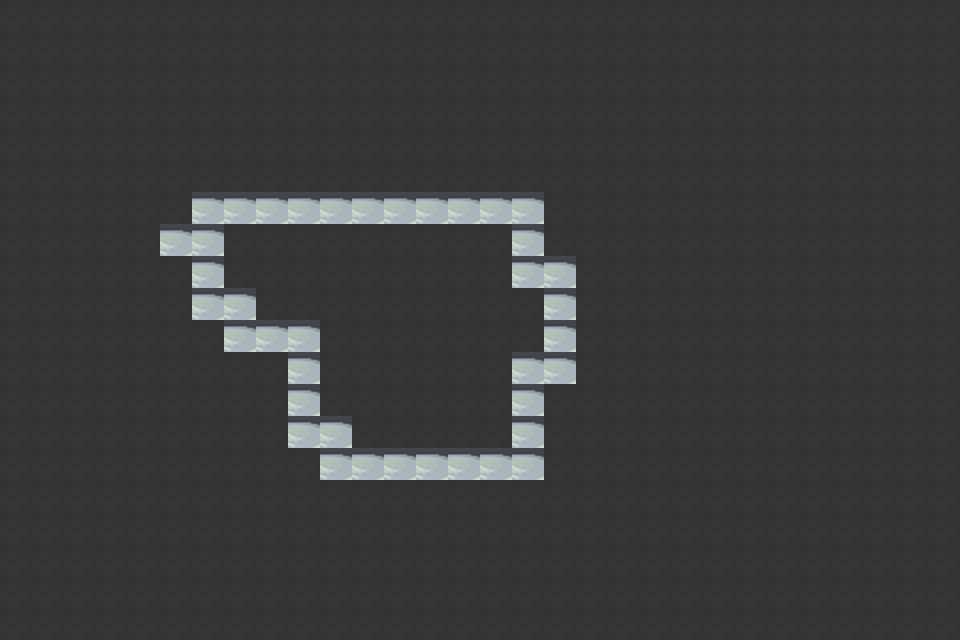

Tiled map render using the project's own tile images. Description and the whole map definition, tile-layer contents included, below:
An orthogonal 30x20 tile map with 32x32 px tiles, 1 tile layer (Tile Layer 1) and 11 objects.

<map version="1.10" tiledversion="1.10.2" orientation="orthogonal" renderorder="right-down" width="30" height="20" tilewidth="32" tileheight="32" infinite="0" nextlayerid="3" nextobjectid="22">
 <editorsettings>
  <export target="testmap.lua" format="lua" />
 </editorsettings>
 <tileset firstgid="1" name="1big_4x" tilewidth="32" tileheight="32" tilecount="1850" columns="50">
  <image source="1big_4x.jpg" width="1600" height="1200" />
 </tileset>
 <layer id="1" name="Tile Layer 1" width="30" height="20">
  <data encoding="csv">
55,55,55,55,55,55,55,55,55,55,55,55,55,55,55,55,55,55,55,55,55,55,55,55,55,55,55,55,55,55,
55,55,55,55,55,55,55,55,55,55,55,55,55,55,55,55,55,55,55,55,55,55,55,55,55,55,55,55,55,55,
55,55,55,55,55,55,55,55,55,55,55,55,55,55,55,55,55,55,55,55,55,55,55,55,55,55,55,55,55,55,
55,55,55,55,55,55,55,55,55,55,55,55,55,55,55,55,55,55,55,55,55,55,55,55,55,55,55,55,55,55,
55,55,55,55,55,55,55,55,55,55,55,55,55,55,55,55,55,55,55,55,55,55,55,55,55,55,55,55,55,55,
55,55,55,55,55,55,55,55,55,55,55,55,55,55,55,55,55,55,55,55,55,55,55,55,55,55,55,55,55,55,
55,55,55,55,55,55,163,163,163,163,163,163,163,163,163,163,163,55,55,55,55,55,55,55,55,55,55,55,55,55,
55,55,55,55,55,163,163,55,55,55,55,55,55,55,55,55,163,55,55,55,55,55,55,55,55,55,55,55,55,55,
55,55,55,55,55,55,163,55,55,55,55,55,55,55,55,55,163,163,55,55,55,55,55,55,55,55,55,55,55,55,
55,55,55,55,55,55,163,163,55,55,55,55,55,55,55,55,55,163,55,55,55,55,55,55,55,55,55,55,55,55,
55,55,55,55,55,55,55,163,163,163,55,55,55,55,55,55,55,163,55,55,55,55,55,55,55,55,55,55,55,55,
55,55,55,55,55,55,55,55,55,163,55,55,55,55,55,55,163,163,55,55,55,55,55,55,55,55,55,55,55,55,
55,55,55,55,55,55,55,55,55,163,55,55,55,55,55,55,163,55,55,55,55,55,55,55,55,55,55,55,55,55,
55,55,55,55,55,55,55,55,55,163,163,55,55,55,55,55,163,55,55,55,55,55,55,55,55,55,55,55,55,55,
55,55,55,55,55,55,55,55,55,55,163,163,163,163,163,163,163,55,55,55,55,55,55,55,55,55,55,55,55,55,
55,55,55,55,55,55,55,55,55,55,55,55,55,55,55,55,55,55,55,55,55,55,55,55,55,55,55,55,55,55,
55,55,55,55,55,55,55,55,55,55,55,55,55,55,55,55,55,55,55,55,55,55,55,55,55,55,55,55,55,55,
55,55,55,55,55,55,55,55,55,55,55,55,55,55,55,55,55,55,55,55,55,55,55,55,55,55,55,55,55,55,
55,55,55,55,55,55,55,55,55,55,55,55,55,55,55,55,55,55,55,55,55,55,55,55,55,55,55,55,55,55,
55,55,55,55,55,55,55,55,55,55,55,55,55,55,55,55,55,55,55,55,55,55,55,55,55,55,55,55,55,55
</data>
 </layer>
 <objectgroup id="2" name="Object Layer 1">
  <properties>
   <property name="collidable" type="bool" value="true" />
  </properties>
  <object id="3" x="194" y="194" width="349.333" height="21.3333" />
  <object id="4" x="513.333" y="218" width="30" height="37.3333" />
  <object id="6" x="546" y="258.667" width="30" height="124" />
  <object id="8" x="512" y="370" width="32" height="110" />
  <object id="10" x="322" y="450" width="188" height="28" />
  <object id="11" x="288" y="415.333" width="64.6667" height="32.6667" />
  <object id="13" x="288.667" y="321.333" width="32.6667" height="92.6667" />
  <object id="15" x="224.667" y="320" width="62" height="31.3333" />
  <object id="17" x="192.667" y="289.333" width="64" height="30" />
  <object id="19" x="162" y="226" width="60.6667" height="30" />
  <object id="21" x="192.667" y="259.333" width="30.6667" height="26.6667" />
 </objectgroup>
</map>